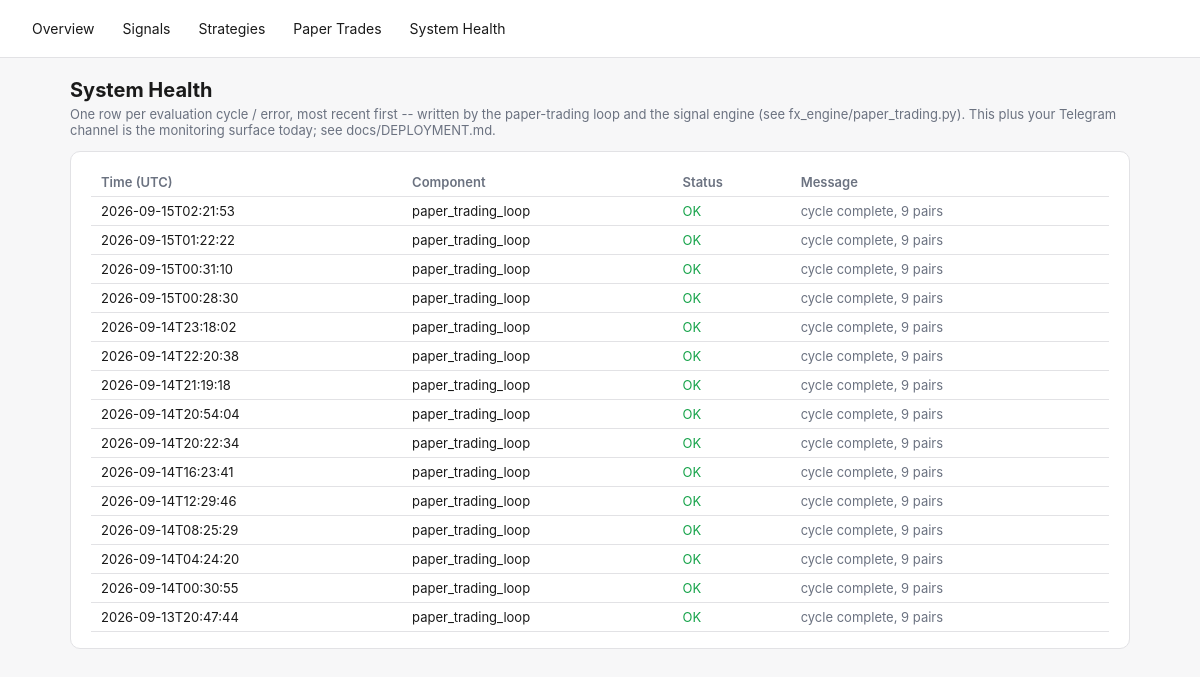
/health, run on an earlier commit of the app's database.
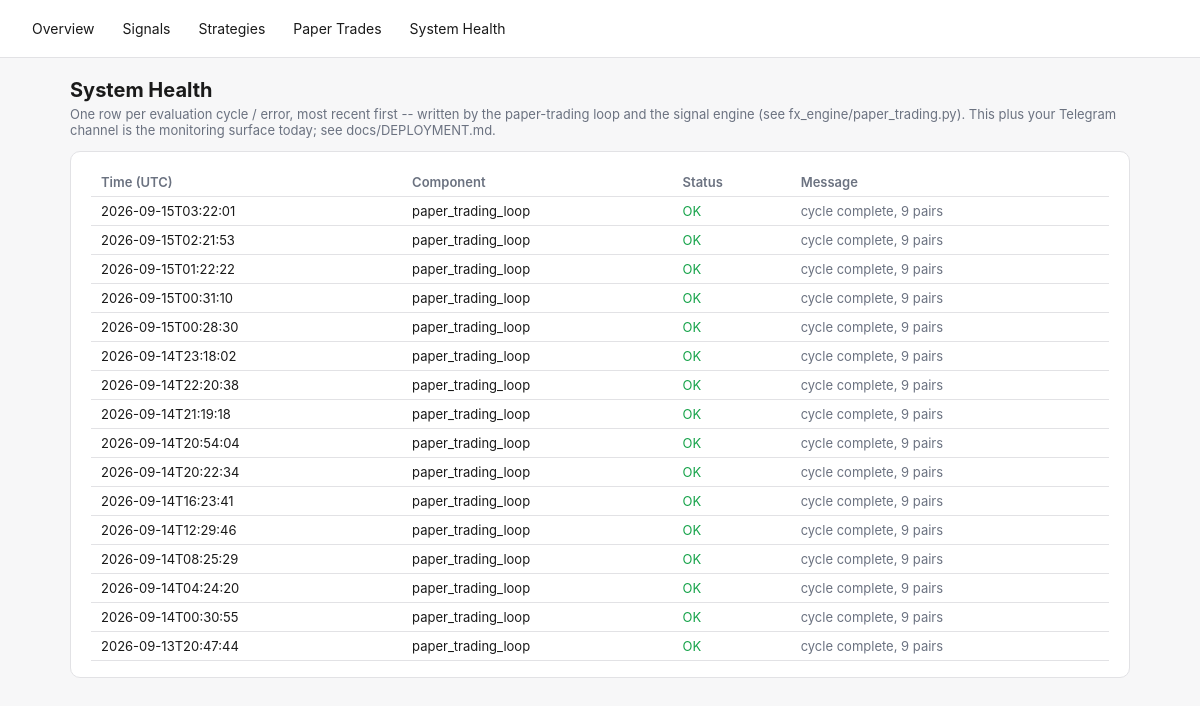
And on a later commit of the database.
### tables this page shows
CREATE TABLE system_health (
    id INTEGER PRIMARY KEY AUTOINCREMENT,
    component TEXT NOT NULL,
    status TEXT NOT NULL,       -- OK | WARN | ERROR
    message TEXT,
    checked_at TEXT NOT NULL
);

### fx_engine/dashboard.py (the view)
    @app.route("/health")
    def health_page():
        return render_template("health.html", health=get_db().recent_health(limit=100))

### fx_engine/db.py (called while the page is built)
    @contextmanager
    def _conn(self):
        conn = sqlite3.connect(self.path)
        conn.row_factory = sqlite3.Row
        try:
            yield conn
            conn.commit()
        finally:
            conn.close()

    def recent_health(self, limit: int = 50) -> list[dict]:
        with self._conn() as conn:
            rows = conn.execute(
                "SELECT * FROM system_health ORDER BY id DESC LIMIT ?", (limit,),
            ).fetchall()
        return [dict(r) for r in rows]

### fx_engine/templates/health.html (shortened to what this page needs)
{% extends "base.html" %}
{% block content %}
<h1>System Health</h1>
<p class="lede">One row per evaluation cycle / error, most recent first -- written by the paper-trading loop
and the signal engine (see fx_engine/paper_trading.py). This plus your Telegram channel is the monitoring
surface today; see docs/DEPLOYMENT.md.</p>
<div class="card">
  <div class="overflow">
  <table>
    <tr><th>Time (UTC)</th><th>Component</th><th>Status</th><th>Message</th></tr>
    {% for h in health %}
    <tr>
      <td>{{ h.checked_at[:19] }}</td>
      <td>{{ h.component }}</td>
      <td class="{{ 'ok' if h.status=='OK' else ('warn' if h.status=='WARN' else 'error') }}">{{ h.status }}</td>
      <td class="muted">{{ h.message }}</td>
    </tr>
    {% else %}
    <tr><td colspan="4" class="muted">No health checks logged yet.</td></tr>
    {% endfor %}
  </table>
  </div>
</div>
{% endblock %}

What changed in the data, as far as the page shows it:
added system_health: checked_at "2026-09-15T03:22:01", component "paper_trading_loop", status "OK", message "cycle complete, 9 pairs"
